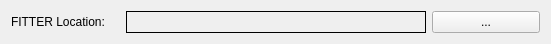
       <widget class="QWidget" name="layoutWidget">
        <property name="geometry">
         <rect>
          <x>30</x>
          <y>560</y>
          <width>551</width>
          <height>30</height>
         </rect>
        </property>
        <property name="sizePolicy">
         <sizepolicy hsizetype="MinimumExpanding" vsizetype="MinimumExpanding">
          <horstretch>0</horstretch>
          <verstretch>0</verstretch>
         </sizepolicy>
        </property>
        <layout class="QHBoxLayout" name="horizontalLayout_11">
         <item>
          <widget class="QLabel" name="label_15">
           <property name="sizePolicy">
            <sizepolicy hsizetype="MinimumExpanding" vsizetype="MinimumExpanding">
             <horstretch>0</horstretch>
             <verstretch>0</verstretch>
            </sizepolicy>
           </property>
           <property name="text">
            <string>FITTER Location:</string>
           </property>
          </widget>
         </item>
         <item>
          <widget class="QLabel" name="fitter_Placeholder">
           <property name="sizePolicy">
            <sizepolicy hsizetype="MinimumExpanding" vsizetype="MinimumExpanding">
             <horstretch>0</horstretch>
             <verstretch>0</verstretch>
            </sizepolicy>
           </property>
           <property name="minimumSize">
            <size>
             <width>300</width>
             <height>0</height>
            </size>
           </property>
           <property name="palette">
            <palette>
             <active>
              <colorrole role="WindowText">
               <brush brushstyle="SolidPattern">
                <color alpha="255">
                 <red>0</red>
                 <green>0</green>
                 <blue>0</blue>
                </color>
               </brush>
              </colorrole>
              <colorrole role="Text">
               <brush brushstyle="SolidPattern">
                <color alpha="255">
                 <red>0</red>
                 <green>0</green>
                 <blue>0</blue>
                </color>
               </brush>
              </colorrole>
              <colorrole role="PlaceholderText">
               <brush brushstyle="SolidPattern">
                <color alpha="128">
                 <red>0</red>
                 <green>0</green>
                 <blue>0</blue>
                </color>
               </brush>
              </colorrole>
             </active>
             <inactive>
              <colorrole role="WindowText">
               <brush brushstyle="SolidPattern">
                <color alpha="255">
                 <red>0</red>
                 <green>0</green>
                 <blue>0</blue>
                </color>
               </brush>
              </colorrole>
              <colorrole role="Text">
               <brush brushstyle="SolidPattern">
                <color alpha="255">
                 <red>0</red>
                 <green>0</green>
                 <blue>0</blue>
                </color>
               </brush>
              </colorrole>
              <colorrole role="PlaceholderText">
               <brush brushstyle="SolidPattern">
                <color alpha="128">
                 <red>0</red>
                 <green>0</green>
                 <blue>0</blue>
                </color>
               </brush>
              </colorrole>
             </inactive>
             <disabled>
              <colorrole role="WindowText">
               <brush brushstyle="SolidPattern">
                <color alpha="127">
                 <red>255</red>
                 <green>255</green>
                 <blue>255</blue>
                </color>
               </brush>
              </colorrole>
              <colorrole role="Text">
               <brush brushstyle="SolidPattern">
                <color alpha="127">
                 <red>255</red>
                 <green>255</green>
                 <blue>255</blue>
                </color>
               </brush>
              </colorrole>
              <colorrole role="PlaceholderText">
               <brush brushstyle="SolidPattern">
                <color alpha="128">
                 <red>231</red>
                 <green>231</green>
                 <blue>231</blue>
                </color>
               </brush>
              </colorrole>
             </disabled>
            </palette>
           </property>
           <property name="autoFillBackground">
            <bool>false</bool>
           </property>
           <property name="locale">
            <locale language="English" country="UnitedKingdom"/>
           </property>
           <property name="frameShape">
            <enum>QFrame::Box</enum>
           </property>
           <property name="frameShadow">
            <enum>QFrame::Plain</enum>
           </property>
           <property name="lineWidth">
            <number>1</number>
           </property>
           <property name="text">
            <string/>
           </property>
          </widget>
         </item>
         <item>
          <widget class="QPushButton" name="fitter_Location">
           <property name="sizePolicy">
            <sizepolicy hsizetype="MinimumExpanding" vsizetype="MinimumExpanding">
             <horstretch>0</horstretch>
             <verstretch>0</verstretch>
            </sizepolicy>
           </property>
           <property name="text">
            <string>...</string>
           </property>
          </widget>
         </item>
        </layout>
       </widget>
